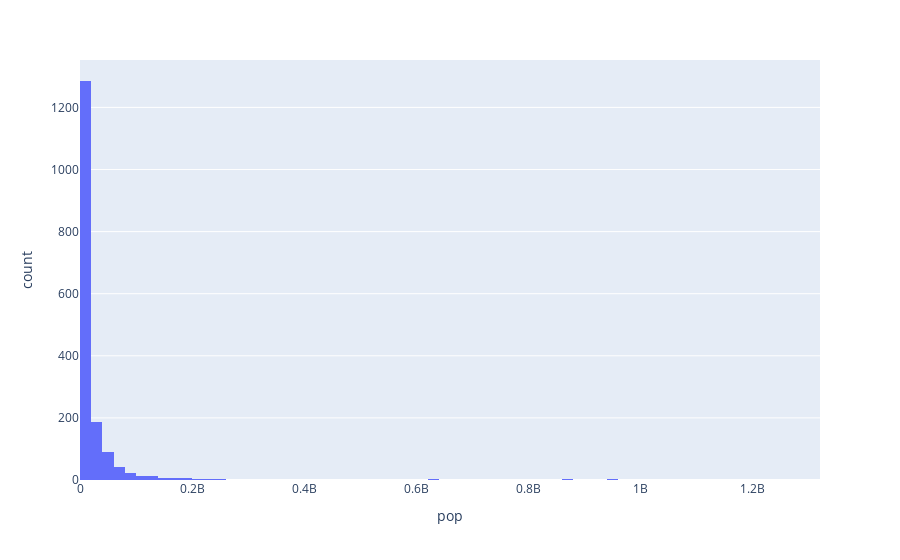

Notebook source saved alongside this figure:
### Markdown cell above
### Histogram

### Code cell
px.histogram(data_frame= gapminder, x = 'pop')

### Figure 1 — Plotly figure (JSON) as saved in the notebook; plotly's stock layout.template omitted (floating-point values rounded to 4 significant figures; data arrays with more than 128 entries replaced by an {"elided": "..."} marker saying what was removed)
{"data": [{"alignmentgroup": "True", "bingroup": "x", "hovertemplate": "pop=%{x}<br>count=%{y}<extra></extra>", "legendgroup": "", "marker": {"color": "#636efa", "pattern": {"shape": ""}}, "name": "", "offsetgroup": "", "orientation": "v", "showlegend": false, "type": "histogram", "x": {"elided": "1704 int values"}, "xaxis": "x", "yaxis": "y"}], "layout": {"barmode": "relative", "legend": {"tracegroupgap": 0}, "margin": {"t": 60}, "xaxis": {"anchor": "y", "domain": [0, 1], "title": {"text": "pop"}}, "yaxis": {"anchor": "x", "domain": [0, 1], "title": {"text": "count"}}}}
